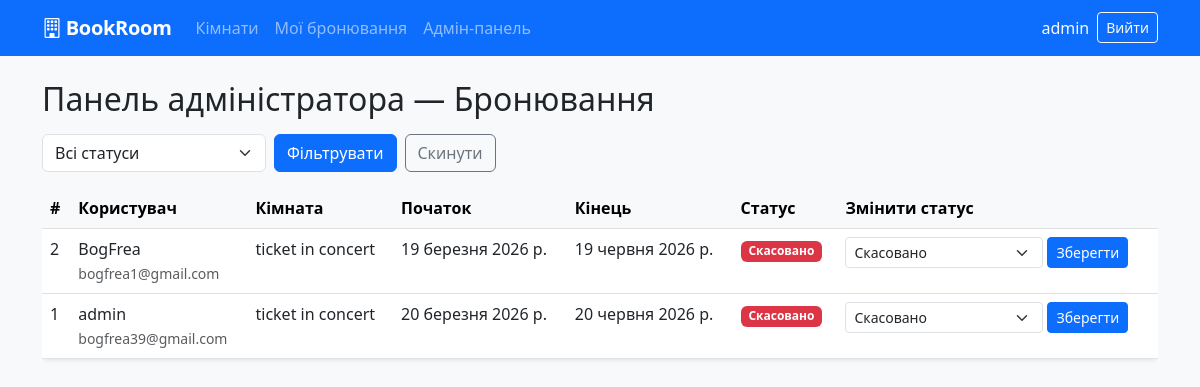
Screenshot of /admin-panel/bookings/ (signed in) with the database file from the repository.
### bookings/models.py (models this page shows, shortened)
class Booking(models.Model):
    STATUS_CHOICES = [
        ('pending', 'Очікує підтвердження'),
        ('confirmed', 'Підтверджено'),
        ('cancelled', 'Скасовано'),
    ]
    user = models.ForeignKey(User, on_delete=models.CASCADE, related_name='bookings', verbose_name='Користувач')
    room = models.ForeignKey(Room, on_delete=models.CASCADE, related_name='bookings', verbose_name='Кімната')
    start_date = models.DateField(verbose_name='Дата початку')
    end_date = models.DateField(verbose_name='Дата завершення')
    status = models.CharField(max_length=20, choices=STATUS_CHOICES, default='pending', verbose_name='Статус')
    notes = models.TextField(blank=True, verbose_name='Примітки')
    created_at = models.DateTimeField(auto_now_add=True, null=True)
    updated_at = models.DateTimeField(auto_now=True)
    class Meta:
        verbose_name = 'Бронювання'
        verbose_name_plural = 'Бронювання'
        ordering = ['-created_at']

class Room(models.Model):
    ROOM_TYPES = [
        ('conference', 'Конференц-зал'),
        ('office', 'Офіс'),
        ('event', 'Зал для заходів'),
        ('coworking', 'Коворкінг'),
    ]
    name = models.CharField(max_length=100, verbose_name='Назва')
    room_type = models.CharField(max_length=20, choices=ROOM_TYPES, verbose_name='Тип')
    capacity = models.PositiveIntegerField(verbose_name='Вмістимість (осіб)')
    price_per_day = models.DecimalField(max_digits=8, decimal_places=2, verbose_name='Ціна за день (грн)')
    description = models.TextField(blank=True, verbose_name='Опис')
    is_active = models.BooleanField(default=True, verbose_name='Активна')
    created_at = models.DateTimeField(auto_now_add=True)
    class Meta:
        verbose_name = 'Кімната'
        verbose_name_plural = 'Кімнати'
        ordering = ['name']

### bookings/views.py (the view)
# urls.py: path('admin-panel/bookings/', views.admin_bookings, name='admin_bookings'),
@user_passes_test(is_admin)
def admin_bookings(request):
    status_filter = request.GET.get('status', '')
    bookings = Booking.objects.select_related('user', 'room').order_by('-created_at')
    if status_filter:
        bookings = bookings.filter(status=status_filter)
    return render(request, 'bookings/admin_bookings.html', {
        'bookings': bookings,
        'status_choices': Booking.STATUS_CHOICES,
        'selected_status': status_filter,
    })

### bookings/views.py (called while the page is built)
def is_admin(user):
    return user.is_staff

### bookings/templates/bookings/admin_bookings.html (shortened to what this page needs)
{% extends "bookings/base.html" %}
{% block content %}
<h2 class="mb-3">Панель адміністратора — Бронювання</h2>
<form method="get" class="d-flex gap-2 mb-3">
  <select name="status" class="form-select w-auto">
    <option value="">Всі статуси</option>
  </select>
  <button type="submit" class="btn btn-primary">Фільтрувати</button>
  <a href="{% url 'admin_bookings' %}" class="btn btn-outline-secondary">Скинути</a>
</form>
<div class="table-responsive">
  <table class="table table-hover bg-white rounded shadow-sm">
    <thead class="table-light">
      <tr><th>#</th><th>Користувач</th><th>Кімната</th><th>Початок</th><th>Кінець</th><th>Статус</th><th>Змінити статус</th></tr>
    </thead>
    <tbody>
      {% for b in bookings %}
      <tr>
        <td>{{ b.pk }}</td>
        <td>{{ b.user.username }}<br><small class="text-muted">{{ b.user.email }}</small></td>
        <td>{{ b.room.name }}</td>
        <td>{{ b.start_date }}</td>
        <td>{{ b.end_date }}</td>
        <td><span class="badge badge-{{ b.status }}">{{ b.get_status_display }}</span></td>
        <td>
          <form method="post" action="{% url 'admin_booking_update' b.pk %}" class="d-flex gap-1">
            <select name="status" class="form-select form-select-sm w-auto">
              {% for value, label in status_choices %}
                <option value="{{ value }}" {% if b.status == value %}selected{% endif %}>{{ label }}</option>
              {% endfor %}
            </select>
            <button type="submit" class="btn btn-sm btn-primary">Зберегти</button>
          </form>
        </td>
      </tr>
      {% empty %}
      <tr><td colspan="7" class="text-center text-muted py-4">Бронювань не знайдено</td></tr>
      {% endfor %}
    </tbody>
  </table>
</div>
{% endblock %}

### bookings/templates/bookings/base.html (shortened to what this page needs)
<!DOCTYPE html>
<html lang="uk">
<head>
  <link href="https://cdn.jsdelivr.net/npm/bootstrap@5.3.0/dist/css/bootstrap.min.css" rel="stylesheet">
  <link href="https://cdn.jsdelivr.net/npm/bootstrap-icons@1.11.0/font/bootstrap-icons.css" rel="stylesheet">
</head>
<body>
<nav class="navbar navbar-expand-lg navbar-dark bg-primary mb-4">
  <div class="container">
    <a class="navbar-brand" href="{% url 'room_list' %}"><i class="bi bi-building me-1"></i>BookRoom</a>
    <div class="collapse navbar-collapse" id="nav">
      <ul class="navbar-nav me-auto">
        <li class="nav-item"><a class="nav-link" href="{% url 'room_list' %}">Кімнати</a></li>
        {% if user.is_authenticated %}
          <li class="nav-item"><a class="nav-link" href="{% url 'my_bookings' %}">Мої бронювання</a></li>
        {% endif %}
        {% if user.is_staff %}
          <li class="nav-item"><a class="nav-link" href="{% url 'admin_bookings' %}">Адмін-панель</a></li>
        {% endif %}
      </ul>
      <ul class="navbar-nav">
        {% if user.is_authenticated %}
          <li class="nav-item"><span class="nav-link text-light">{{ user.username }}</span></li>
          <li class="nav-item">
            <form method="post" action="{% url 'logout' %}">{% csrf_token %}
              <button type="submit" class="btn btn-sm btn-outline-light my-1">Вийти</button>
            </form>
          </li>
        {% else %}
          <li class="nav-item"><a class="nav-link" href="{% url 'login' %}">Увійти</a></li>
          <li class="nav-item"><a class="nav-link" href="{% url 'register' %}">Реєстрація</a></li>
        {% endif %}
      </ul>
    </div>
  </div>
</nav>
<div class="container">
  {% block content %}{% endblock %}
</div>
</body>
</html>

### bookings/templates/bookings/base.html (style rules this page uses)
body { background: #f8f9fa; }
.navbar-brand { font-weight: 600; letter-spacing: -0.3px; }
.badge-cancelled { background: #dc3545; color: #fff; }

### rows the page displays
Booking: pk "2", user.username "BogFrea", user.email "bogfrea1@gmail.com", room.name "ticket in concert", start_date "19 березня 2026 р.", end_date "19 червня 2026 р.", status "Скасовано"
Booking: pk "1", user.username "admin", user.email "bogfrea39@gmail.com", room.name "ticket in concert", start_date "20 березня 2026 р.", end_date "20 червня 2026 р.", status "Скасовано"

### other values shown
{{ user.username }} "admin"
